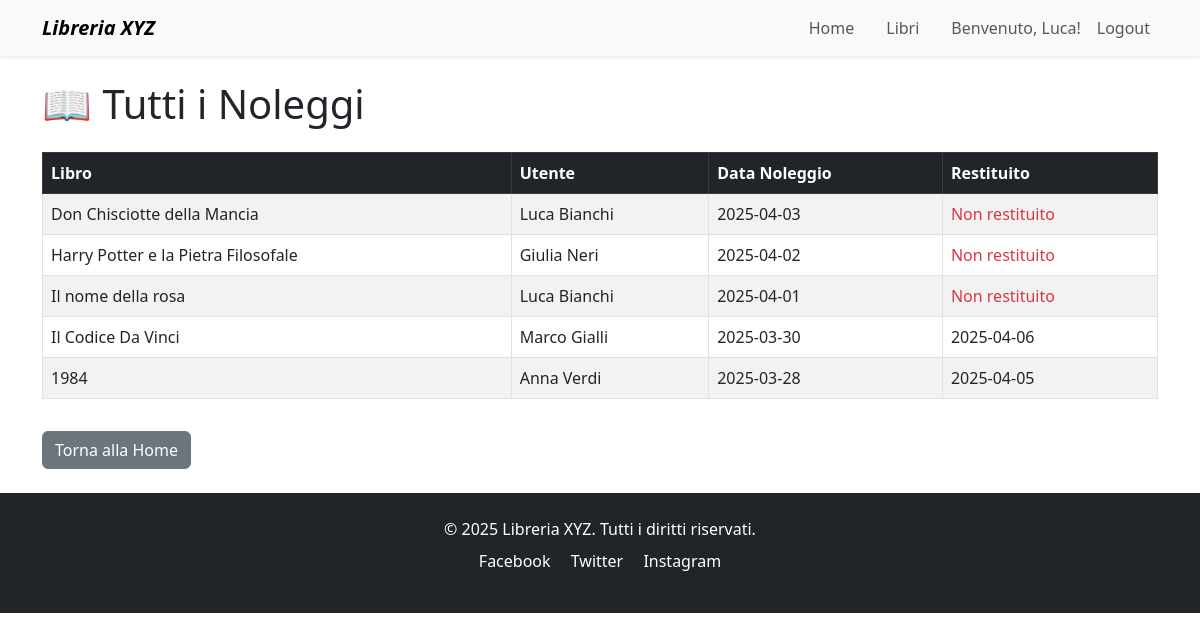
Screenshot of /noleggi_admin.php (signed in) with the database file from the repository.
### tables this page shows
CREATE TABLE Noleggi (
    id_noleggio INT AUTO_INCREMENT PRIMARY KEY,
    id_utente INT,
    id_libro INT,
    data_noleggio DATE,
    data_restituzione DATE DEFAULT NULL,
    FOREIGN KEY (id_utente) REFERENCES Utenti(id_utente),
    FOREIGN KEY (id_libro) REFERENCES Libri(id_libro)
);

CREATE TABLE Libri (
    id_libro INT AUTO_INCREMENT PRIMARY KEY,
    titolo VARCHAR(100),
    autore VARCHAR(100),
    anno_pubblicazione YEAR,
    genere SET('Romanzo', 'Saggio', 'Biografia', 'Fantasy', 'Giallo', 'Horror', 'Storico', 'Altro'),
    copertina VARCHAR(255),
    lingua ENUM('Italiano', 'Inglese', 'Francese', 'Tedesco', 'Spagnolo', 'Altro'),
    disponibile BOOLEAN DEFAULT TRUE
);

CREATE TABLE Utenti (
    id_utente INT AUTO_INCREMENT PRIMARY KEY,
    nome VARCHAR(50),
    cognome VARCHAR(50),
    email VARCHAR(100) UNIQUE,
    password VARCHAR(255),
    ruolo ENUM('admin', 'utente') DEFAULT 'utente'
);

### noleggi_admin.php (the view, shortened to what this page needs)
<?php
include("link/connessione.php");
$utente_loggato = isset($_SESSION['nome']) ? $_SESSION['nome'] : null;
?>
<!DOCTYPE html>
<html lang="it">
<head>
  <link href="https://cdn.jsdelivr.net/npm/bootstrap@5.3.0/dist/css/bootstrap.min.css" rel="stylesheet">
</head>
<body>
<header>
    <nav class="navbar navbar-expand-lg navbar-light bg-light shadow-sm">
      <div class="container">
        <a class="navbar-brand fw-bold fst-italic" href="index.php">Libreria XYZ</a>
        <div class="collapse navbar-collapse" id="navbarContent">
          <ul class="navbar-nav ms-auto mb-2 mb-lg-0">
            <li class="nav-item me-3"><a class="nav-link" aria-current="page" href="index.php">Home</a></li>
            <li class="nav-item me-3"><a class="nav-link" href="libri.php">Libri</a></li>
            <?php if ($utente_loggato): ?>
              <li class="nav-item"><span class="nav-link">Benvenuto, <?php echo htmlspecialchars($utente_loggato); ?>!</span></li>
              <li class="nav-item"><a class="nav-link" href="link/logout.php">Logout</a></li>
              <?php else: ?>
                <li class="nav-item"><a class="nav-link" href="login.html">Login</a></li>
            <?php endif; ?>
          </ul>
        </div>
      </div>
    </nav>
  </header>
<div class="container py-4">
  <h1 class="mb-4">📖 Tutti i Noleggi</h1>
  <table class="table table-bordered table-striped">
    <thead class="table-dark">
      <tr>
        <th>Libro</th>
        <th>Utente</th>
        <th>Data Noleggio</th>
        <th>Restituito</th>
      </tr>
    </thead>
    <tbody>
      <?php
      $stmt = $pdo->query("
        SELECT
          Libri.titolo,
          Utenti.nome,
          Utenti.cognome,
          Noleggi.data_noleggio,
          Noleggi.data_restituzione
        FROM Noleggi
        JOIN Libri ON Noleggi.id_libro = Libri.id_libro
        JOIN Utenti ON Noleggi.id_utente = Utenti.id_utente
        ORDER BY Noleggi.data_noleggio DESC
      ");
      while ($row = $stmt->fetch(PDO::FETCH_ASSOC)) {
        $titolo = htmlspecialchars($row['titolo']);
        $utente = htmlspecialchars($row['nome'] . ' ' . $row['cognome']);
        $noleggio = htmlspecialchars($row['data_noleggio']);
        $restituzione = $row['data_restituzione'] ? htmlspecialchars($row['data_restituzione']) : "<span class='text-danger'>Non restituito</span>";
        echo "<tr>
                <td>$titolo</td>
                <td>$utente</td>
                <td>$noleggio</td>
                <td>$restituzione</td>
              </tr>";
      }
      ?>
    </tbody>
  </table>
  <a href="index.php" class="btn btn-secondary mt-3">Torna alla Home</a>
</div>
<footer class="text-center py-4 bg-dark text-white">
    <p class="mb-2">&copy; 2025 Libreria XYZ. Tutti i diritti riservati.</p>
    <ul class="list-inline">
      <li class="list-inline-item me-3"><a href="https://www.facebook.com/" target="_blank" class="text-white text-decoration-none">Facebook</a></li>
      <li class="list-inline-item me-3"><a href="https://x.com/" target="_blank" class="text-white text-decoration-none">Twitter</a></li>
      <li class="list-inline-item"><a href="https://www.instagram.com/" target="_blank" class="text-white text-decoration-none">Instagram</a></li>
    </ul>
  </footer>
</body>
</html>

### rows the page displays
noleggi: id_libro.titolo "Don Chisciotte della Mancia", id_utente.cognome "Luca Bianchi", data_noleggio "2025-04-03", shows "Non restituito"
noleggi: id_libro.titolo "Harry Potter e la Pietra Filosofale", id_utente.cognome "Giulia Neri", data_noleggio "2025-04-02", shows "Non restituito"
noleggi: id_libro.titolo "Il nome della rosa", id_utente.cognome "Luca Bianchi", data_noleggio "2025-04-01", shows "Non restituito"
noleggi: id_libro.titolo "Il Codice Da Vinci", id_utente.cognome "Marco Gialli", data_noleggio "2025-03-30", data_restituzione "2025-04-06"
noleggi: id_libro.titolo "1984", id_utente.cognome "Anna Verdi", data_noleggio "2025-03-28", data_restituzione "2025-04-05"

### other values shown
$utente_loggato "Luca"
